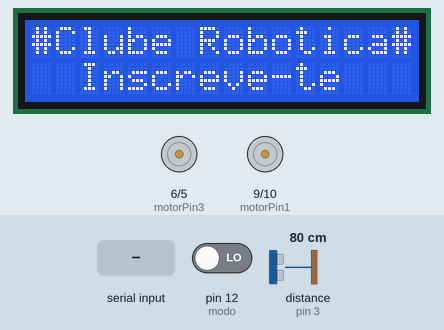
Simulated run of this sketch. Board: Arduino Uno, built with avr-gcc and run on an emulated ATmega328P. On the bench: 16×2 character LCD, motor-driver pin pairs drawn as motors (green arrow = first pin HIGH = forward, orange = second pin HIGH = backward, longer = more drive). The test bench sets the inputs (shaded band); at power-on: pin 12 (modo) LOW, distance to the obstacle (sensor on pin 3) 80 cm. The echo pulse lasts 58.3 µs per cm; what the sketch prints to the serial monitor is not drawn.

Above: at 1.2 s.
1.3 s: "F" received over Serial
At 2.1 s:
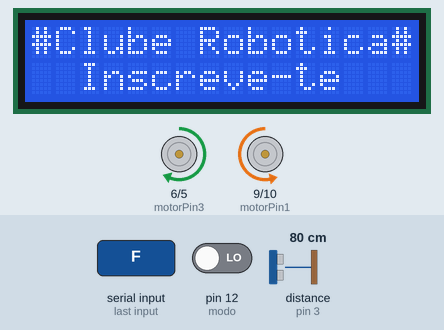
2.8 s: "B" received over Serial
At 3.2 s:
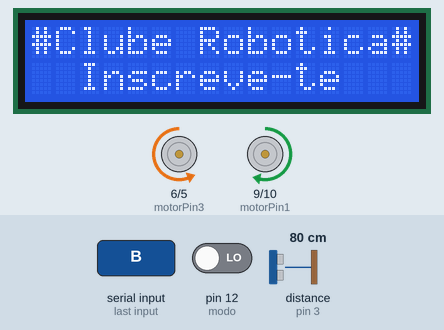
4.3 s: "L" received over Serial
At 5.5 s:
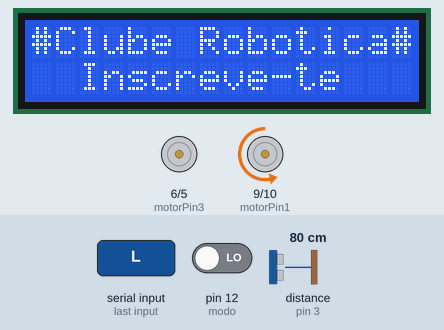
5.8 s: "R" received over Serial
At 6.7 s:
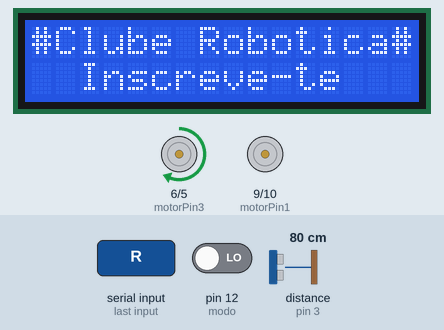
7.3 s: pin 12 (modo) driven HIGH
At 8.0 s:
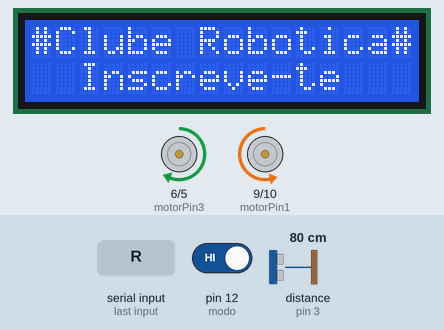
Timing chart, 0 to 9.8 s (numbered marks = the images above; inputs shaded):
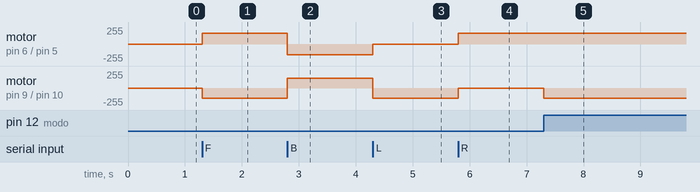

The sketch:

Codigo.ino
```cpp
#include <LiquidCrystal_I2C.h>
LiquidCrystal_I2C lcd(0x27,16,2);

#include <Ultrasonic.h>
Ultrasonic ultrasonic(2,3); // (Trig PIN,Echo PIN)

//definição dos pinos do módulo L298N
 const int motorPin1 = 9;
 const int motorPin2 = 10;
 const int motorPin3 = 6;
const int motorPin4 = 5;
//definição dos pinos do interruptor para modo automático
int modo = 12;
int modoControlo;

void setup() {
{
// iniciação do lcd
lcd.init();
// Mostrar mensagem no LCD
lcd.backlight();
lcd.setCursor(0,0);
lcd.print("#Clube Robotica#");
lcd.setCursor(2,1);
lcd.print("Inscreve-te");
}
//iniciação dos pinos do motor
pinMode(motorPin1, OUTPUT);
pinMode(motorPin2, OUTPUT);
pinMode(motorPin3, OUTPUT);
pinMode(motorPin4, OUTPUT);
Serial.begin(9600);
}

void loop(){

//interruptor para selecionar o modo
modoControlo = digitalRead(modo);
if (modoControlo == HIGH)
{
controloAutomato();
}
else
{
controloBluetooth();
}
}
// Funcao automatico quando selecionada, o robot desvia-se sozinho dos obstaculos
void controloAutomato(){
if( ultrasonic.Ranging(CM) >= 8)
{
analogWrite(motorPin1, 0 );
analogWrite(motorPin2, 150);
analogWrite(motorPin3, 160);
analogWrite(motorPin4, 0);
}
else{
//Recuar durante 900 ms
analogWrite(motorPin1, 150);
analogWrite(motorPin2, 0);
analogWrite(motorPin3, 0);
analogWrite(motorPin4, 160);
delay(900);
//Virar para a direita durante 500ms
analogWrite(motorPin1, 150);
analogWrite(motorPin2, 0);
analogWrite(motorPin3, 160);
analogWrite(motorPin4, 0);
Serial.println("Esquerda");
delay(500);
}
}
// Funcao manual ativada, ele aguarda comandos enviados pelo smartphone para se movimentar
 void controloBluetooth()
{
if(Serial.available() > 0)
{
char data;
data = Serial.read();
Serial.write(Serial.read());
analogWrite(motorPin1, 0);
analogWrite(motorPin2, 0);
analogWrite(motorPin3, 0);
analogWrite(motorPin4, 0);
switch (data)
{
case 'F': //Avançar
analogWrite(motorPin1, 0);
analogWrite(motorPin2, 150);
analogWrite(motorPin3, 160);
analogWrite(motorPin4, 0);
break;
case 'B': //Recuar
analogWrite(motorPin1, 150);
analogWrite(motorPin2, 0);
analogWrite(motorPin3, 0);
analogWrite(motorPin4, 160);
break;
case 'L': //avançar esquerda
analogWrite(motorPin1, 0);
analogWrite(motorPin2, 150);
analogWrite(motorPin3, 0);
analogWrite(motorPin4, 0);
break;
case 'R': //avançar direita
analogWrite(motorPin1, 0);
analogWrite(motorPin2, 0);
analogWrite(motorPin3, 160);
analogWrite(motorPin4, 0);
break;
default: //parado
analogWrite(motorPin1, 0);
analogWrite(motorPin2, 0);
analogWrite(motorPin3, 0);
analogWrite(motorPin4, 0);
}
}
{
}
}
```

Measured:
- after the input at 1.3 s, motor on pin 6 (motorPin3) / pin 5 (motorPin4): stopped → forward 160/255 at once; motor on pin 9 (motorPin1) / pin 10 (motorPin2): stopped → backward 150/255 at once
- after the input at 2.8 s, motor on pin 6 (motorPin3) / pin 5 (motorPin4): forward 160/255 → backward 160/255 at once; motor on pin 9 (motorPin1) / pin 10 (motorPin2): backward 150/255 → forward 150/255 at once
- after the input at 4.3 s, motor on pin 6 (motorPin3) / pin 5 (motorPin4): backward 160/255 → stopped at once; motor on pin 9 (motorPin1) / pin 10 (motorPin2): forward 150/255 → backward 150/255 at once
- after the input at 5.8 s, motor on pin 6 (motorPin3) / pin 5 (motorPin4): stopped → forward 160/255 at once; motor on pin 9 (motorPin1) / pin 10 (motorPin2): backward 150/255 → stopped at once
- after the input at 7.3 s, motor on pin 9 (motorPin1) / pin 10 (motorPin2): stopped → backward 150/255 at once
